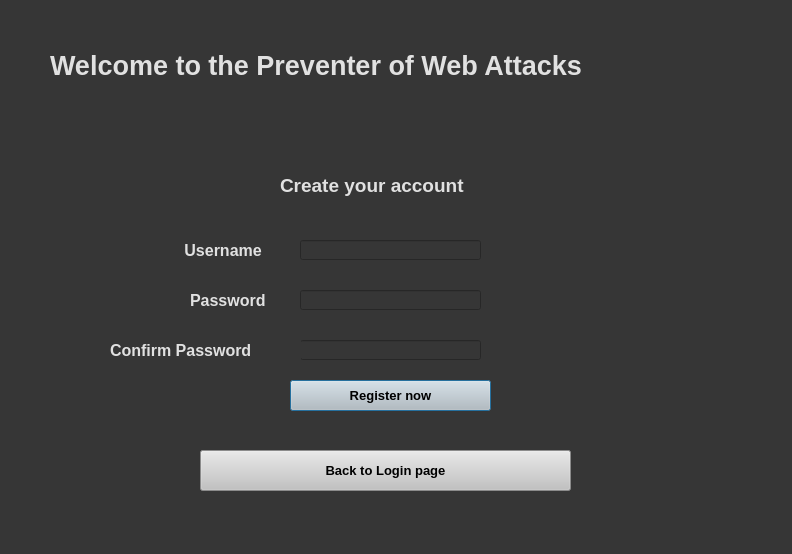
<?xml version="1.0" encoding="UTF-8"?>
<ui version="4.0">
 <class>Dialog</class>
 <widget class="QDialog" name="Dialog">
  <property name="enabled">
   <bool>true</bool>
  </property>
  <property name="geometry">
   <rect>
    <x>0</x>
    <y>0</y>
    <width>792</width>
    <height>554</height>
   </rect>
  </property>
  <property name="windowTitle">
   <string>Dialog</string>
  </property>
  <property name="styleSheet">
   <string notr="true">background-color: rgb(54, 54, 54);</string>
  </property>
  <property name="sizeGripEnabled">
   <bool>false</bool>
  </property>
  <widget class="QLabel" name="label_1">
   <property name="geometry">
    <rect>
     <x>50</x>
     <y>30</y>
     <width>711</width>
     <height>71</height>
    </rect>
   </property>
   <property name="font">
    <font>
     <pointsize>20</pointsize>
     <weight>75</weight>
     <bold>true</bold>
    </font>
   </property>
   <property name="styleSheet">
    <string notr="true">color: rgb(225, 225, 225);</string>
   </property>
   <property name="text">
    <string>Welcome to the Preventer of Web Attacks</string>
   </property>
  </widget>
  <widget class="QLabel" name="label_3">
   <property name="geometry">
    <rect>
     <x>280</x>
     <y>170</y>
     <width>241</width>
     <height>31</height>
    </rect>
   </property>
   <property name="font">
    <font>
     <pointsize>14</pointsize>
     <weight>75</weight>
     <bold>true</bold>
    </font>
   </property>
   <property name="styleSheet">
    <string notr="true">color: rgb(225, 225, 225);</string>
   </property>
   <property name="text">
    <string>Create your account</string>
   </property>
  </widget>
  <widget class="QLabel" name="label_2">
   <property name="geometry">
    <rect>
     <x>180</x>
     <y>240</y>
     <width>121</width>
     <height>21</height>
    </rect>
   </property>
   <property name="font">
    <font>
     <pointsize>12</pointsize>
     <weight>75</weight>
     <bold>true</bold>
    </font>
   </property>
   <property name="styleSheet">
    <string notr="true">color:rgb(225, 225, 225)</string>
   </property>
   <property name="text">
    <string> Username</string>
   </property>
  </widget>
  <widget class="QLabel" name="label_4">
   <property name="geometry">
    <rect>
     <x>190</x>
     <y>290</y>
     <width>111</width>
     <height>21</height>
    </rect>
   </property>
   <property name="font">
    <font>
     <pointsize>12</pointsize>
     <weight>75</weight>
     <bold>true</bold>
    </font>
   </property>
   <property name="styleSheet">
    <string notr="true">color:rgb(225, 225, 225)</string>
   </property>
   <property name="text">
    <string>Password</string>
   </property>
  </widget>
  <widget class="QLineEdit" name="username_reg">
   <property name="geometry">
    <rect>
     <x>300</x>
     <y>240</y>
     <width>181</width>
     <height>20</height>
    </rect>
   </property>
   <property name="styleSheet">
    <string notr="true">color: rgb(225, 225, 225);</string>
   </property>
   <property name="text">
    <string/>
   </property>
  </widget>
  <widget class="QLineEdit" name="password_reg">
   <property name="geometry">
    <rect>
     <x>300</x>
     <y>290</y>
     <width>181</width>
     <height>20</height>
    </rect>
   </property>
   <property name="styleSheet">
    <string notr="true">color: rgb(225, 225, 225);</string>
   </property>
   <property name="text">
    <string/>
   </property>
  </widget>
  <widget class="QPushButton" name="registerbutton">
   <property name="geometry">
    <rect>
     <x>290</x>
     <y>380</y>
     <width>201</width>
     <height>31</height>
    </rect>
   </property>
   <property name="font">
    <font>
     <pointsize>10</pointsize>
     <weight>75</weight>
     <bold>true</bold>
    </font>
   </property>
   <property name="styleSheet">
    <string notr="true">background-color: rgb(194, 194, 194);</string>
   </property>
   <property name="text">
    <string>Register now</string>
   </property>
  </widget>
  <widget class="QLineEdit" name="confirmpassword">
   <property name="geometry">
    <rect>
     <x>300</x>
     <y>340</y>
     <width>181</width>
     <height>20</height>
    </rect>
   </property>
   <property name="styleSheet">
    <string notr="true">color: rgb(225, 225, 225);</string>
   </property>
   <property name="text">
    <string/>
   </property>
  </widget>
  <widget class="QLabel" name="label_5">
   <property name="geometry">
    <rect>
     <x>110</x>
     <y>340</y>
     <width>191</width>
     <height>21</height>
    </rect>
   </property>
   <property name="font">
    <font>
     <pointsize>12</pointsize>
     <weight>75</weight>
     <bold>true</bold>
    </font>
   </property>
   <property name="styleSheet">
    <string notr="true">color:rgb(225, 225, 225)</string>
   </property>
   <property name="text">
    <string>Confirm Password</string>
   </property>
  </widget>
  <widget class="QPushButton" name="back_to_login_button">
   <property name="geometry">
    <rect>
     <x>200</x>
     <y>450</y>
     <width>371</width>
     <height>41</height>
    </rect>
   </property>
   <property name="font">
    <font>
     <pointsize>10</pointsize>
     <weight>75</weight>
     <bold>true</bold>
    </font>
   </property>
   <property name="styleSheet">
    <string notr="true">background-color: rgb(194, 194, 194);</string>
   </property>
   <property name="text">
    <string>Back to Login page</string>
   </property>
  </widget>
 </widget>
 <resources/>
 <connections/>
</ui>
